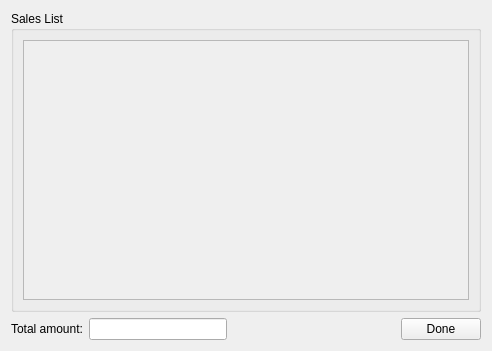
<?xml version="1.0" encoding="UTF-8"?>
<ui version="4.0">
 <class>PageSaleOutWidget</class>
 <widget class="QWidget" name="PageSaleOutWidget">
  <property name="geometry">
   <rect>
    <x>0</x>
    <y>0</y>
    <width>492</width>
    <height>351</height>
   </rect>
  </property>
  <layout class="QVBoxLayout" name="verticalLayout_3">
   <item>
    <widget class="QGroupBox" name="groupBox">
     <property name="title">
      <string>Sales List</string>
     </property>
     <layout class="QVBoxLayout" name="verticalLayout">
      <item>
       <widget class="QScrollArea" name="saleList">
        <property name="widgetResizable">
         <bool>true</bool>
        </property>
        <widget class="QWidget" name="scrollAreaWidgetContents">
         <property name="geometry">
          <rect>
           <x>0</x>
           <y>0</y>
           <width>452</width>
           <height>268</height>
          </rect>
         </property>
         <layout class="QVBoxLayout" name="verticalLayout_2">
          <item>
           <layout class="QVBoxLayout" name="sailListLayout"/>
          </item>
          <item>
           <spacer name="verticalSpacer">
            <property name="orientation">
             <enum>Qt::Vertical</enum>
            </property>
            <property name="sizeHint" stdset="0">
             <size>
              <width>20</width>
              <height>242</height>
             </size>
            </property>
           </spacer>
          </item>
         </layout>
        </widget>
       </widget>
      </item>
     </layout>
    </widget>
   </item>
   <item>
    <layout class="QHBoxLayout" name="horizontalLayout">
     <item>
      <widget class="QLabel" name="label">
       <property name="text">
        <string>Total amount:</string>
       </property>
      </widget>
     </item>
     <item>
      <widget class="QLineEdit" name="totalAmountEdit"/>
     </item>
     <item>
      <spacer name="horizontalSpacer">
       <property name="orientation">
        <enum>Qt::Horizontal</enum>
       </property>
       <property name="sizeHint" stdset="0">
        <size>
         <width>168</width>
         <height>20</height>
        </size>
       </property>
      </spacer>
     </item>
     <item>
      <widget class="QPushButton" name="saleBtn">
       <property name="text">
        <string>Done</string>
       </property>
      </widget>
     </item>
    </layout>
   </item>
  </layout>
 </widget>
 <resources/>
 <connections/>
</ui>
